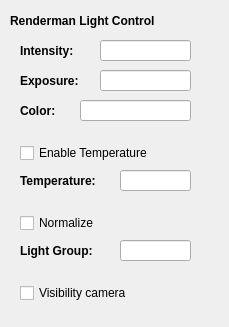
<?xml version="1.0" encoding="UTF-8"?>
<ui version="4.0">
 <class>Form</class>
 <widget class="QWidget" name="Form">
  <property name="geometry">
   <rect>
    <x>0</x>
    <y>0</y>
    <width>229</width>
    <height>327</height>
   </rect>
  </property>
  <property name="windowTitle">
   <string>RendermanLightControl</string>
  </property>
  <widget class="QLabel" name="label_5">
   <property name="geometry">
    <rect>
     <x>20</x>
     <y>40</y>
     <width>71</width>
     <height>21</height>
    </rect>
   </property>
   <property name="font">
    <font>
     <weight>75</weight>
     <bold>true</bold>
    </font>
   </property>
   <property name="text">
    <string>Intensity:</string>
   </property>
  </widget>
  <widget class="QLineEdit" name="lineEdit">
   <property name="geometry">
    <rect>
     <x>100</x>
     <y>40</y>
     <width>91</width>
     <height>21</height>
    </rect>
   </property>
  </widget>
  <widget class="QLabel" name="label_6">
   <property name="geometry">
    <rect>
     <x>20</x>
     <y>70</y>
     <width>71</width>
     <height>21</height>
    </rect>
   </property>
   <property name="font">
    <font>
     <weight>75</weight>
     <bold>true</bold>
    </font>
   </property>
   <property name="text">
    <string>Exposure:</string>
   </property>
  </widget>
  <widget class="QLineEdit" name="lineEdit_2">
   <property name="geometry">
    <rect>
     <x>100</x>
     <y>70</y>
     <width>91</width>
     <height>21</height>
    </rect>
   </property>
  </widget>
  <widget class="QLabel" name="label_7">
   <property name="geometry">
    <rect>
     <x>20</x>
     <y>100</y>
     <width>71</width>
     <height>21</height>
    </rect>
   </property>
   <property name="font">
    <font>
     <weight>75</weight>
     <bold>true</bold>
    </font>
   </property>
   <property name="text">
    <string>Color:</string>
   </property>
  </widget>
  <widget class="QLineEdit" name="lineEdit_3">
   <property name="geometry">
    <rect>
     <x>80</x>
     <y>100</y>
     <width>111</width>
     <height>21</height>
    </rect>
   </property>
  </widget>
  <widget class="QLabel" name="label_8">
   <property name="geometry">
    <rect>
     <x>20</x>
     <y>170</y>
     <width>101</width>
     <height>21</height>
    </rect>
   </property>
   <property name="font">
    <font>
     <weight>75</weight>
     <bold>true</bold>
    </font>
   </property>
   <property name="text">
    <string>Temperature:</string>
   </property>
  </widget>
  <widget class="QLabel" name="label_9">
   <property name="geometry">
    <rect>
     <x>20</x>
     <y>240</y>
     <width>91</width>
     <height>21</height>
    </rect>
   </property>
   <property name="font">
    <font>
     <weight>75</weight>
     <bold>true</bold>
    </font>
   </property>
   <property name="text">
    <string>Light Group:</string>
   </property>
  </widget>
  <widget class="QCheckBox" name="checkBox">
   <property name="geometry">
    <rect>
     <x>20</x>
     <y>140</y>
     <width>161</width>
     <height>26</height>
    </rect>
   </property>
   <property name="text">
    <string>Enable Temperature</string>
   </property>
  </widget>
  <widget class="QLineEdit" name="lineEdit_6">
   <property name="geometry">
    <rect>
     <x>120</x>
     <y>170</y>
     <width>71</width>
     <height>21</height>
    </rect>
   </property>
  </widget>
  <widget class="QCheckBox" name="checkBox_2">
   <property name="geometry">
    <rect>
     <x>20</x>
     <y>210</y>
     <width>161</width>
     <height>26</height>
    </rect>
   </property>
   <property name="text">
    <string>Normalize</string>
   </property>
  </widget>
  <widget class="QLineEdit" name="lineEdit_7">
   <property name="geometry">
    <rect>
     <x>120</x>
     <y>240</y>
     <width>71</width>
     <height>21</height>
    </rect>
   </property>
  </widget>
  <widget class="QCheckBox" name="checkBox_3">
   <property name="geometry">
    <rect>
     <x>20</x>
     <y>280</y>
     <width>161</width>
     <height>26</height>
    </rect>
   </property>
   <property name="text">
    <string>Visibility camera</string>
   </property>
  </widget>
  <widget class="QLabel" name="label_10">
   <property name="geometry">
    <rect>
     <x>10</x>
     <y>10</y>
     <width>191</width>
     <height>21</height>
    </rect>
   </property>
   <property name="font">
    <font>
     <weight>75</weight>
     <bold>true</bold>
    </font>
   </property>
   <property name="text">
    <string>Renderman Light Control</string>
   </property>
  </widget>
 </widget>
 <resources/>
 <connections/>
</ui>
